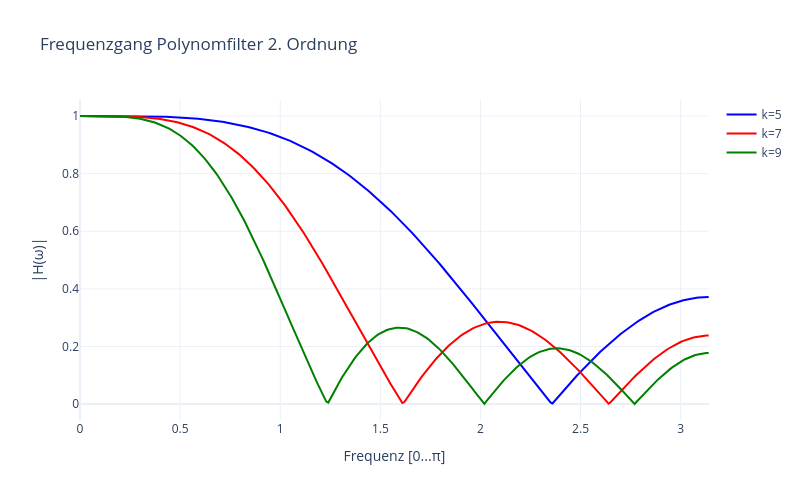

The notebook cell saved with this chart:
### Markdown cell above
## Teil 1: Frequenzgang des Polynomfilters 2. Ordnung

Wir analysieren Filter mit unterschiedlichen Fenstergrößen (5, 7, 9 Punkte).

### Code cell
m_ranges = [np.arange(-2, 3), np.arange(-3, 4), np.arange(-4, 5)] # k=5, 7, 9
labels = ['k=5', 'k=7', 'k=9']
w = np.arange(0, np.pi, 0.01)

H_list_b = []

for m_vec in m_ranges:
    # Broadcasting Vorbereitung: x = exp(j * w * m)
    # w: (W,), m_vec: (M,) -> x: (W, M)
    x = np.exp(1j * w[:, None] * m_vec[None, :])
    
    # Terme vorbereiten
    m2x = x * (m_vec[None, :] ** 2) # x * m^2
    sum_m4 = np.sum(m_vec**4)
    sum_m2 = np.sum(m_vec**2)
    sum_1  = len(m_vec)
    
    # Zähler und Nenner der Formel
    numerator = sum_m4 * np.sum(x, axis=1) - sum_m2 * np.sum(m2x, axis=1)
    denominator = sum_1 * sum_m4 - sum_m2**2
    
    H_list_b.append(numerator / denominator)

# Plotten mit unserer Hilfsfunktion
plot_frequency_responses(w, H_list_b, labels, "Frequenzgang Polynomfilter 2. Ordnung")

### Figure 1 — Plotly figure (JSON) as saved in the notebook; plotly's stock layout.template omitted (floating-point values rounded to 4 significant figures; data arrays with more than 128 entries replaced by an {"elided": "..."} marker saying what was removed)
{"data": [{"line": {"color": "blue"}, "mode": "lines", "name": "k=5", "type": "scatter", "x": {"elided": "315 float values"}, "y": {"elided": "315 float values"}}, {"line": {"color": "red"}, "mode": "lines", "name": "k=7", "type": "scatter", "x": {"elided": "315 float values"}, "y": {"elided": "315 float values"}}, {"line": {"color": "green"}, "mode": "lines", "name": "k=9", "type": "scatter", "x": {"elided": "315 float values"}, "y": {"elided": "315 float values"}}], "layout": {"height": 500, "title": {"text": "Frequenzgang Polynomfilter 2. Ordnung"}, "width": 800, "xaxis": {"range": [0, 3.142], "title": {"text": "Frequenz [0...π]"}}, "yaxis": {"title": {"text": "|H(ω)|"}}}}
